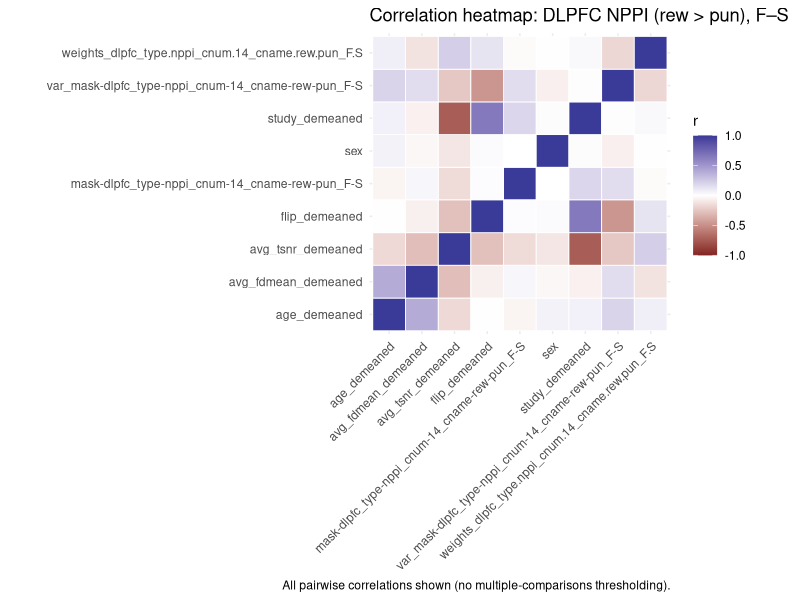
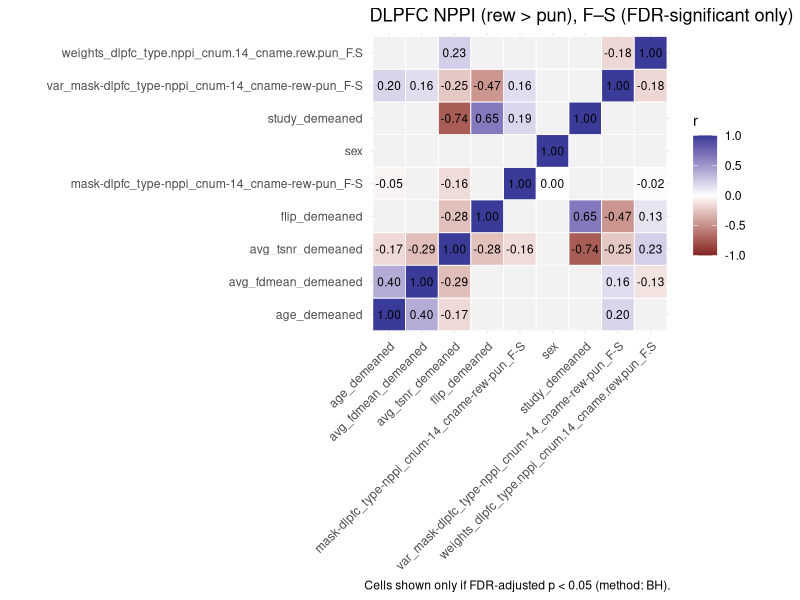
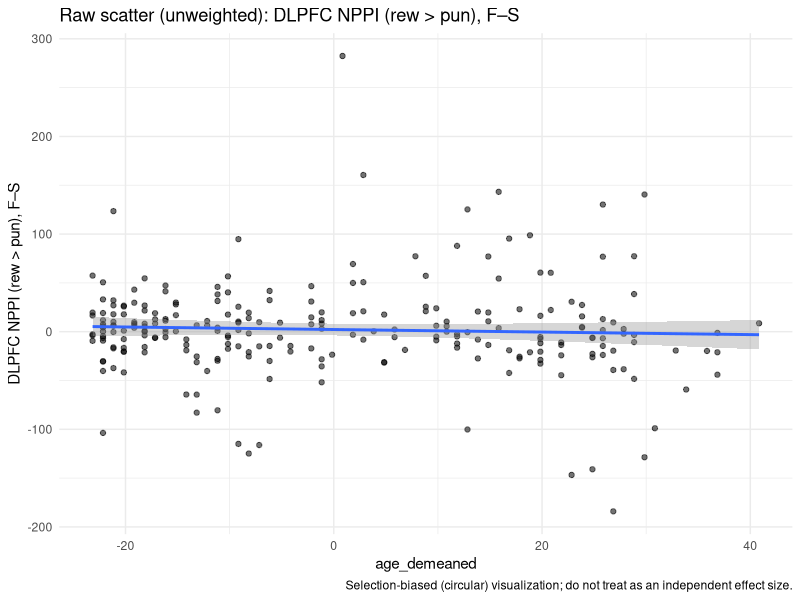
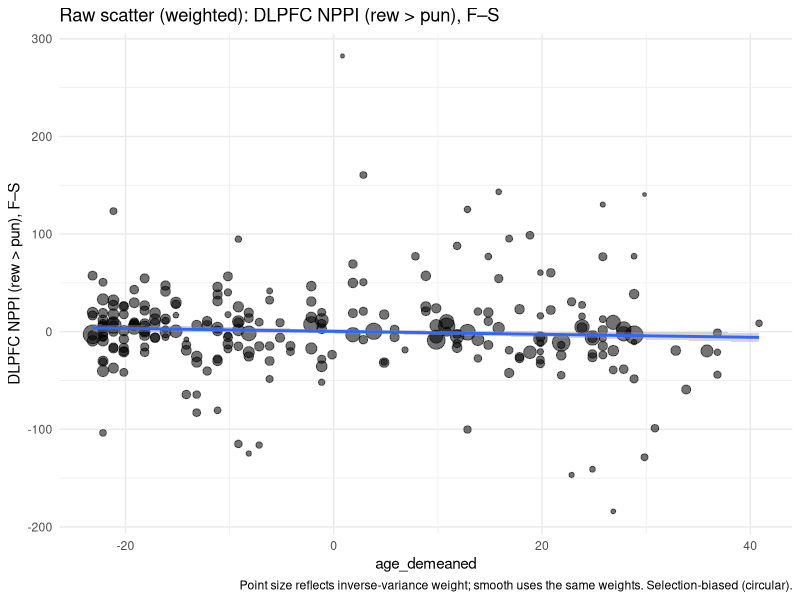
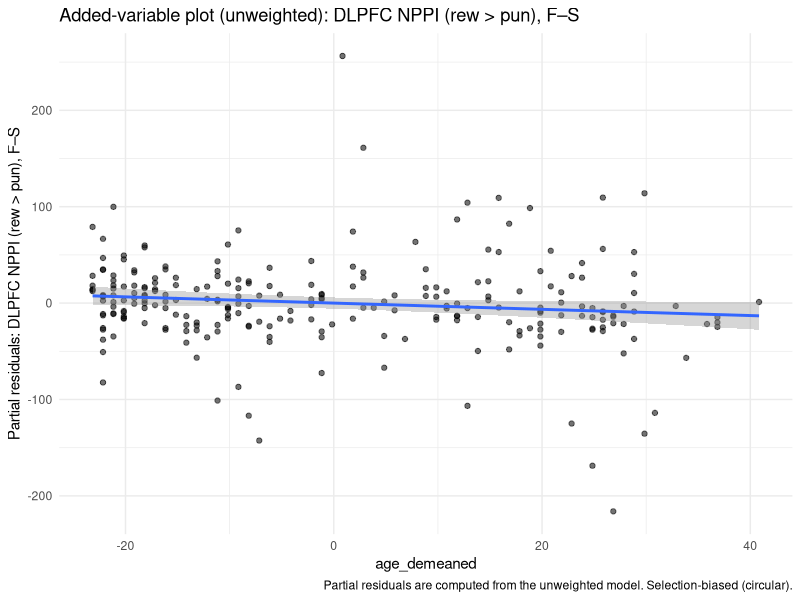
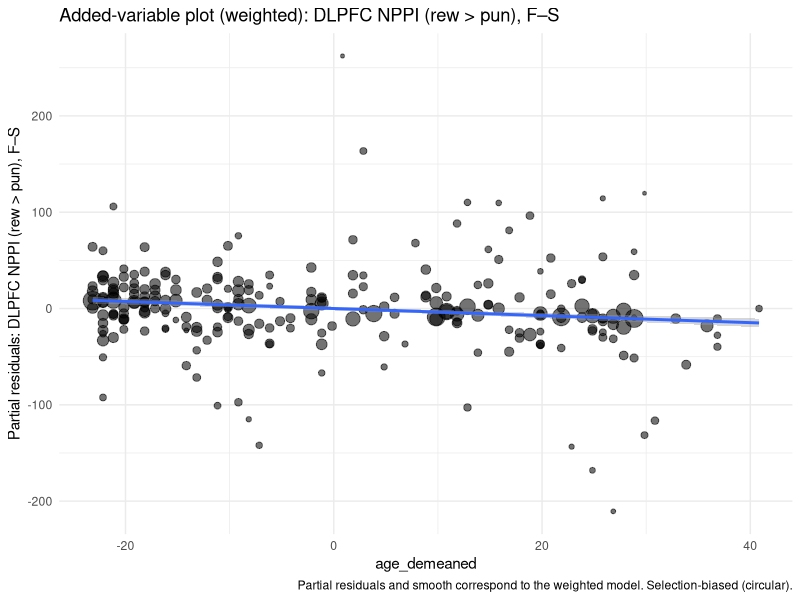
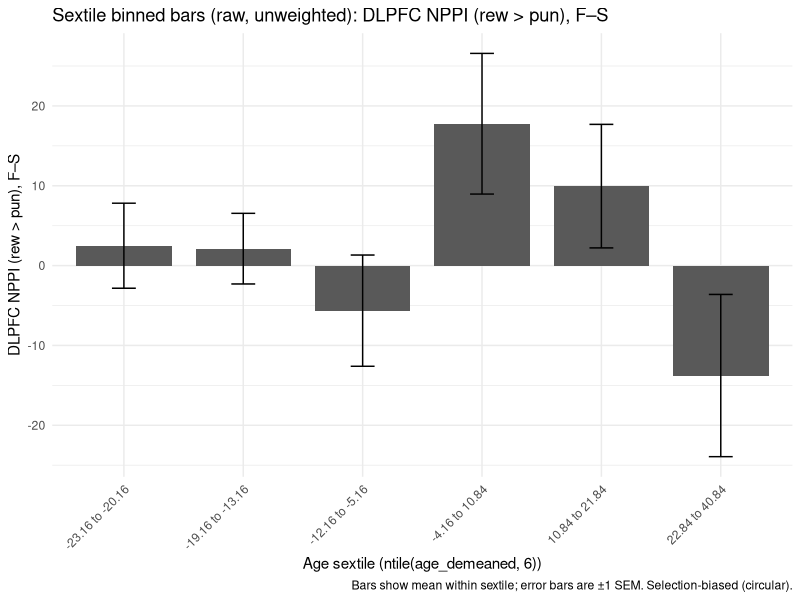
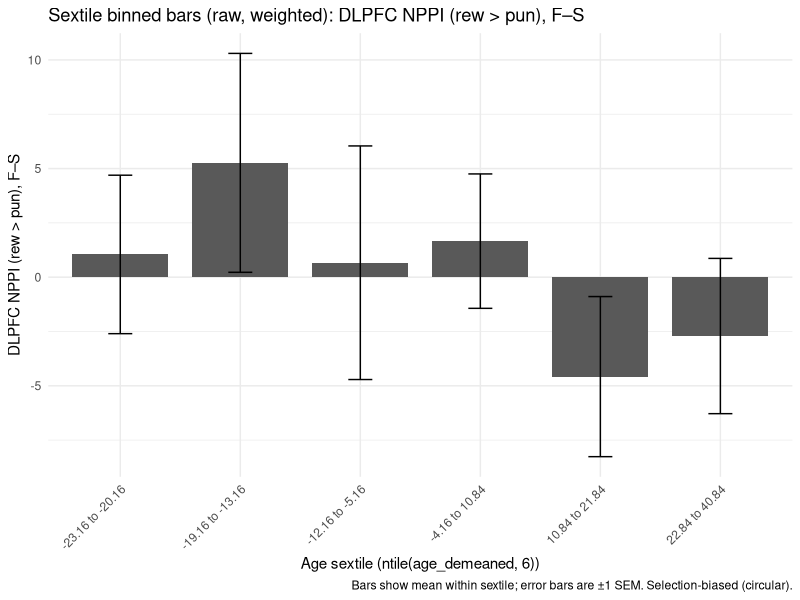

Reproduce these figures in R, in order.
## ---- chunk 1
knitr::opts_chunk$set(
  echo = TRUE,
  warning = FALSE,
  message = FALSE,
  fig.width = 7,
  fig.height = 5
)
## ---- chunk 2
packages <- c(
  "dplyr",
  "ggplot2",
  "readr",
  "tibble"
)

# Install missing packages (comment out if you prefer not to install during knitting)
installed <- rownames(installed.packages())
for (pkg in packages) {
  if (!pkg %in% installed) {
    install.packages(pkg, repos = "https://cloud.r-project.org")
  }
}

# Load packages
invisible(lapply(packages, library, character.only = TRUE))
## ---- chunk 3
# Read the combined CSV file
# (If you knit from a different directory, consider using an absolute path or `here::here()`.)
df <- readr::read_csv("extractions-retest-copy.csv", show_col_types = FALSE)

# Quick sanity checks
stopifnot(is.data.frame(df))
## ---- chunk 4
# Inverse-variance weights with a floor to prevent infinite / extreme weights
make_invvar_weights <- function(var_vec, var_floor = 1e-6) {
  1 / pmax(var_vec, var_floor)
}

# Print a compact weight diagnostic (useful when plots "don't look right")
summarize_weights <- function(w) {
  tibble::tibble(
    n = length(w),
    n_nonfinite = sum(!is.finite(w)),
    min = min(w, na.rm = TRUE),
    p01 = as.numeric(stats::quantile(w, 0.01, na.rm = TRUE)),
    p05 = as.numeric(stats::quantile(w, 0.05, na.rm = TRUE)),
    median = stats::median(w, na.rm = TRUE),
    p95 = as.numeric(stats::quantile(w, 0.95, na.rm = TRUE)),
    p99 = as.numeric(stats::quantile(w, 0.99, na.rm = TRUE)),
    max = max(w, na.rm = TRUE)
  )
}

# Partial residual (added-variable style) for age_demeaned from a fitted lm()
partial_residual_age <- function(model, df, x = "age_demeaned") {
  b <- coef(model)[[x]]
  stats::residuals(model) + b * df[[x]]
}

# Raw scatter: unweighted fit
plot_scatter_raw_unweighted <- function(df, outcome_col, outcome_label) {
  ggplot(df, aes(x = age_demeaned, y = .data[[outcome_col]])) +
    geom_point(alpha = 0.55) +
    geom_smooth(method = "lm", se = TRUE) +
    theme_minimal() +
    labs(
      x = "age_demeaned",
      y = outcome_label,
      title = paste0("Raw scatter (unweighted): ", outcome_label),
      caption = "Selection-biased (circular) visualization; do not treat as an independent effect size."
    )
}

# Raw scatter: weighted fit + point size reflects weights
plot_scatter_raw_weighted <- function(df, outcome_col, weight_col, outcome_label) {
  ggplot(df, aes(x = age_demeaned, y = .data[[outcome_col]])) +
    geom_point(aes(size = sqrt(.data[[weight_col]])), alpha = 0.55) +
    geom_smooth(aes(weight = .data[[weight_col]]), method = "lm", se = TRUE) +
    scale_size_continuous(guide = "none") +
    theme_minimal() +
    labs(
      x = "age_demeaned",
      y = outcome_label,
      title = paste0("Raw scatter (weighted): ", outcome_label),
      caption = "Point size reflects inverse-variance weight; smooth uses the same weights. Selection-biased (circular)."
    )
}

# Added-variable (partial residual) scatter: unweighted
plot_added_variable_unweighted <- function(model_unw, df, outcome_label) {
  pr <- partial_residual_age(model_unw, df)

  ggplot(tibble::tibble(age_demeaned = df$age_demeaned, pr = pr),
         aes(x = age_demeaned, y = pr)) +
    geom_point(alpha = 0.55) +
    geom_smooth(method = "lm", se = TRUE) +
    theme_minimal() +
    labs(
      x = "age_demeaned",
      y = paste0("Partial residuals: ", outcome_label),
      title = paste0("Added-variable plot (unweighted): ", outcome_label),
      caption = "Partial residuals are computed from the unweighted model. Selection-biased (circular)."
    )
}

# Added-variable (partial residual) scatter: weighted
plot_added_variable_weighted <- function(model_w, df, weight_col, outcome_label) {
  pr <- partial_residual_age(model_w, df)

  ggplot(tibble::tibble(age_demeaned = df$age_demeaned, pr = pr, w = df[[weight_col]]),
         aes(x = age_demeaned, y = pr)) +
    geom_point(aes(size = sqrt(w)), alpha = 0.55) +
    geom_smooth(aes(weight = w), method = "lm", se = TRUE) +
    scale_size_continuous(guide = "none") +
    theme_minimal() +
    labs(
      x = "age_demeaned",
      y = paste0("Partial residuals: ", outcome_label),
      title = paste0("Added-variable plot (weighted): ", outcome_label),
      caption = "Partial residuals and smooth correspond to the weighted model. Selection-biased (circular)."
    )
}


# Correlation heatmap for a set of variables (coerces factors to numeric codes)
plot_corr_heatmap <- function(df,
                             cols,
                             title = "Correlation heatmap",
                             alpha = 0.05,
                             adjust_method = "BH",
                             threshold = TRUE,
                             show_numbers = c("significant", "none", "all")) {

  show_numbers <- match.arg(show_numbers)

  dat <- df[, cols, drop = FALSE]

  # Coerce non-numeric to numeric (factors -> integer codes; characters -> factor -> codes)
  for (nm in names(dat)) {
    if (!is.numeric(dat[[nm]])) {
      dat[[nm]] <- as.numeric(as.factor(dat[[nm]]))
    }
  }

  k <- ncol(dat)
  rn <- colnames(dat)

  r <- matrix(NA_real_, k, k, dimnames = list(rn, rn))
  p <- matrix(NA_real_, k, k, dimnames = list(rn, rn))
  n <- matrix(NA_integer_, k, k, dimnames = list(rn, rn))

  for (i in seq_len(k)) {
    for (j in i:k) {
      ok <- stats::complete.cases(dat[[i]], dat[[j]])
      nij <- sum(ok)
      n[i, j] <- nij
      n[j, i] <- nij

      if (nij >= 3) {
        rij <- stats::cor(dat[[i]][ok], dat[[j]][ok])
        r[i, j] <- rij
        r[j, i] <- rij

        if (i == j) {
          p[i, j] <- NA_real_
          p[j, i] <- NA_real_
        } else {
          tval <- rij * sqrt((nij - 2) / (1 - rij^2))
          pij <- 2 * stats::pt(-abs(tval), df = nij - 2)
          p[i, j] <- pij
          p[j, i] <- pij
        }
      }
    }
  }

  # Multiple-comparisons correction across unique off-diagonal pairs
  p_adj <- p
  upper_idx <- which(upper.tri(p), arr.ind = TRUE)
  p_vec <- p[upper_idx]
  keep <- is.finite(p_vec)
  p_vec_adj <- rep(NA_real_, length(p_vec))
  p_vec_adj[keep] <- stats::p.adjust(p_vec[keep], method = adjust_method)

  # Fill symmetric adjusted p-values
  p_adj[upper_idx] <- p_vec_adj
  p_adj[t(upper_idx)] <- p_vec_adj

  # Long format for plotting
  long <- expand.grid(Var1 = rn, Var2 = rn, stringsAsFactors = FALSE)
  long$r <- as.vector(r[cbind(match(long$Var1, rn), match(long$Var2, rn))])
  long$p_adj <- as.vector(p_adj[cbind(match(long$Var1, rn), match(long$Var2, rn))])
  long$sig <- is.finite(long$p_adj) & (long$p_adj < alpha)

  # Keep diagonal always visible
  diag_mask <- long$Var1 == long$Var2
  long$r_plot <- ifelse(diag_mask, 1, long$r)

  if (threshold) {
    long$r_plot <- ifelse(diag_mask | long$sig, long$r_plot, NA_real_)
  }

  if (show_numbers == "none") {
    long$lab <- ""
  } else if (show_numbers == "all") {
    long$lab <- ifelse(is.finite(long$r), sprintf("%.2f", long$r), "")
    long$lab <- ifelse(diag_mask, "1.00", long$lab)
  } else { # significant
    long$lab <- ifelse(diag_mask | long$sig, sprintf("%.2f", long$r_plot), "")
  }

  ggplot(long, aes(x = Var1, y = Var2, fill = r_plot)) +
    geom_tile(color = "white", linewidth = 0.3) +
    geom_text(aes(label = lab), size = 3) +
    coord_fixed() +
    scale_fill_gradient2(
      limits = c(-1, 1),
      midpoint = 0,
      na.value = "grey95"
    ) +
    theme_minimal() +
    theme(axis.text.x = element_text(angle = 45, hjust = 1)) +
    labs(
      title = title,
      x = NULL,
      y = NULL,
      fill = "r",
      caption = if (threshold) {
        paste0("Cells shown only if FDR-adjusted p < ", alpha, " (method: ", adjust_method, ").")
      } else {
        "All pairwise correlations shown (no multiple-comparisons thresholding)."
      }
    )
}

# ---- Sextile (6-bin) summaries + bar plots ----

# Weighted mean / SE for descriptive summaries.
# Uses an effective sample size (n_eff) and an unbiased-ish weighted variance.
wtd_mean_se <- function(y, w) {
  ok <- is.finite(y) & is.finite(w) & (w > 0)
  y <- y[ok]; w <- w[ok]

  if (length(y) == 0) return(list(mean = NA_real_, se = NA_real_, n = 0))

  mu <- sum(w * y) / sum(w)
  sw <- sum(w)
  sw2 <- sum(w^2)
  n_eff <- if (sw2 > 0) (sw^2 / sw2) else length(y)

  # Denominator for an unbiased-ish weighted variance
  den <- sw - (sw2 / sw)
  v <- if (den > 0) sum(w * (y - mu)^2) / den else NA_real_
  se <- if (is.finite(v) && n_eff > 1) sqrt(v / n_eff) else NA_real_

  list(mean = mu, se = se, n = length(y))
}

summarize_sextiles <- function(df, y, series_label, w = NULL, x = "age_demeaned", n_bins = 6) {
  tmp <- tibble::tibble(x = df[[x]], y = y)
  tmp <- tmp %>%
    dplyr::filter(is.finite(x), is.finite(y)) %>%
    dplyr::mutate(bin = dplyr::ntile(x, n_bins))

  if (is.null(w)) {
    tmp %>%
      dplyr::group_by(bin) %>%
      dplyr::summarise(
        n = dplyr::n(),
        age_min = min(x),
        age_max = max(x),
        x_mean = mean(x),
        y_mean = mean(y),
        y_se = stats::sd(y) / sqrt(n),   # SEM
        .groups = "drop"
      ) %>%
      dplyr::mutate(
        series = series_label,
        bin_label = paste0(round(age_min, 2), " to ", round(age_max, 2))
      )
  } else {
    # Align weights to the same finite rows used above
    ok <- is.finite(df[[x]]) & is.finite(y) & is.finite(w) & (w > 0)
    tmp <- tibble::tibble(x = df[[x]][ok], y = y[ok], w = w[ok]) %>%
      dplyr::mutate(bin = dplyr::ntile(x, n_bins))

    tmp %>%
      dplyr::group_by(bin) %>%
      dplyr::summarise(
        n = dplyr::n(),
        age_min = min(x),
        age_max = max(x),
        x_mean = mean(x),
        y_mean = sum(w * y) / sum(w),
        y_se = sqrt(1 / sum(w)),         # SEM for inverse-variance weighted mean
        .groups = "drop"
      ) %>%
      dplyr::mutate(
        series = series_label,
        bin_label = paste0(round(age_min, 2), " to ", round(age_max, 2))
      )
  }
}


plot_sextile_bars <- function(summary_df, outcome_label, title_prefix) {
  # Expect summary_df to contain: bin (1-6), bin_label, y_mean, y_se
  summary_df$bin <- factor(summary_df$bin, levels = 1:6)

  # Use bin_label for x-axis labels (age ranges within each sextile)
  bin_labels <- summary_df %>%
    dplyr::distinct(bin, bin_label) %>%
    dplyr::arrange(bin)

  ggplot(summary_df, aes(x = bin, y = y_mean)) +
    geom_col(width = 0.8) +
    geom_errorbar(aes(ymin = y_mean - y_se, ymax = y_mean + y_se), width = 0.2) +
    scale_x_discrete(labels = bin_labels$bin_label) +
    theme_minimal() +
    theme(axis.text.x = element_text(angle = 45, hjust = 1)) +
    labs(
      x = "Age sextile (ntile(age_demeaned, 6))",
      y = outcome_label,
      title = paste0(title_prefix, ": ", outcome_label),
      caption = "Bars show mean within sextile; error bars are ±1 SEM. Selection-biased (circular)."
    )
}

## ---- chunk 5
# ---- DLPFC model (robust to name-repair on import) ----
# We expect readr::read_csv() may "repair" duplicate column names by appending ...1, ...2, etc.
# This helper finds the single best-matching column name in df.

find_one_col <- function(pattern, df_names = names(df)) {
  hits <- grep(pattern, df_names, value = TRUE)
  if (length(hits) == 1) return(hits)
  if (length(hits) == 0) stop(paste0("No columns match pattern: ", pattern))
  stop(paste0("Multiple columns match pattern: ", pattern, "
", paste(hits, collapse = "
")))
}

# Match either exact name OR name with readr's ...<n> suffix.
# Allow either "." or "-" as the separator because some exports use hyphens.
outcome_dlpfc <- find_one_col("^mask[.-]dlpfc_type[.-]nppi_cnum[.-]14_cname[.-]rew[.-]pun_F[.-]S([.]{3}[0-9]+)?$")
var_dlpfc     <- find_one_col("^var_mask[.-]dlpfc_type[.-]nppi_cnum[.-]14_cname[.-]rew[.-]pun_F[.-]S([.]{3}[0-9]+)?$")
w_dlpfc       <- "weights_dlpfc_type.nppi_cnum.14_cname.rew.pun_F.S"

# Confirm required columns exist (now using detected names)
needed <- c(outcome_dlpfc, var_dlpfc,
            "age_demeaned", "sex", "avg_tsnr_demeaned", "avg_fdmean_demeaned",
            "flip_demeaned", "study_demeaned")
missing <- setdiff(needed, names(df))
if (length(missing) > 0) stop(paste("Missing required columns:", paste(missing, collapse = ", ")))

# If sex is coded numerically but should be categorical, convert to factor.
# (Comment out if you are sure you want a linear numeric effect.)
if (!is.factor(df$sex)) {
  u <- sort(unique(df$sex))
  if (length(u) <= 4) df$sex <- factor(df$sex)
}

# Create inverse-variance weights with a small floor (prevents Inf weights if variance is ~0)
df[[w_dlpfc]] <- make_invvar_weights(df[[var_dlpfc]], var_floor = 1e-6)

# Weight diagnostics (helpful if a few observations dominate)
print(summarize_weights(df[[w_dlpfc]]))
# Fit model EXACTLY as specified, but with the detected outcome column name
fml_dlpfc <- as.formula(sprintf(
  "`%s` ~ age_demeaned + sex + avg_tsnr_demeaned + avg_fdmean_demeaned + flip_demeaned + study_demeaned",
  outcome_dlpfc
))

# Weighted and unweighted versions (for side-by-side plots)
model2_w   <- lm(fml_dlpfc, data = df, weights = df[[w_dlpfc]])
model2_unw <- lm(fml_dlpfc, data = df)

summary(model2_w)
summary(model2_unw)
## ---- chunk 6
label_dlpfc <- "DLPFC NPPI (rew > pun), F–S"

# 0) Correlation heatmap among outcome + predictors (+ variance + weight)
# 0a) Correlation heatmap (all correlations; no cell labels)
plot_corr_heatmap(
  df,
  cols = c(outcome_dlpfc, "age_demeaned", "sex", "avg_tsnr_demeaned", "avg_fdmean_demeaned",
           "flip_demeaned", "study_demeaned", var_dlpfc, w_dlpfc),
  title = paste0("Correlation heatmap: ", label_dlpfc),
  threshold = FALSE,
  show_numbers = "none"
)

# 0b) Correlation heatmap (FDR-significant only; labels shown for significant cells)
plot_corr_heatmap(
  df,
  cols = c(outcome_dlpfc, "age_demeaned", "sex", "avg_tsnr_demeaned", "avg_fdmean_demeaned",
           "flip_demeaned", "study_demeaned", var_dlpfc, w_dlpfc),
  title = paste0(label_dlpfc, " (FDR-significant only)"),
  threshold = TRUE,
  show_numbers = "significant"
)

# 1) Raw scatter: unweighted vs weighted
plot_scatter_raw_unweighted(df, outcome_dlpfc, label_dlpfc)
plot_scatter_raw_weighted(df, outcome_dlpfc, w_dlpfc, label_dlpfc)

# 2) Added-variable (partial residual) plots: unweighted vs weighted
plot_added_variable_unweighted(model2_unw, df, label_dlpfc)
plot_added_variable_weighted(model2_w, df, w_dlpfc, label_dlpfc)

# 3) Bar plots with age binned into sextiles (6 equal bins)

# 3a) Raw outcome bars (unweighted and weighted shown separately)
sum_raw_unw <- summarize_sextiles(df, y = df[[outcome_dlpfc]], series_label = "Unweighted mean")
plot_sextile_bars(sum_raw_unw, outcome_label = label_dlpfc, title_prefix = "Sextile binned bars (raw, unweighted)")

sum_raw_w <- summarize_sextiles(df, y = df[[outcome_dlpfc]], series_label = "Weighted mean", w = df[[w_dlpfc]])
plot_sextile_bars(sum_raw_w, outcome_label = label_dlpfc, title_prefix = "Sextile binned bars (raw, weighted)")

# 3b) Added-variable outcome (partial residuals differ for weighted vs unweighted models)
pr_unw <- partial_residual_age(model2_unw, df)
pr_w   <- partial_residual_age(model2_w, df)

sum_pr_unw <- summarize_sextiles(df, y = pr_unw, series_label = "Unweighted model PR")
plot_sextile_bars(sum_pr_unw, outcome_label = paste0("Partial residuals: ", label_dlpfc),
                  title_prefix = "Sextile binned bars (added-variable, unweighted)")

sum_pr_w <- summarize_sextiles(df, y = pr_w, series_label = "Weighted model PR", w = df[[w_dlpfc]])
plot_sextile_bars(sum_pr_w, outcome_label = paste0("Partial residuals: ", label_dlpfc),
                  title_prefix = "Sextile binned bars (added-variable, weighted)")
## ---- chunk 7
# ---- MTG model (robust to name-repair on import) ----
outcome_mtg <- find_one_col("^mask[.-]mtg_type[.-]act_cnum[.-]17_cname[.-]rew_F[.-]S[.-]txt([.]{3}[0-9]+)?$")
var_mtg     <- find_one_col("^var_mask[.-]mtg_type[.-]act_cnum[.-]17_cname[.-]rew_F[.-]S[.-]txt([.]{3}[0-9]+)?$")
w_mtg       <- "weights_mtg_type.act_cnum.17_cname.rew_F.S.txt"

needed_mtg <- c(outcome_mtg, var_mtg,
                "age_demeaned", "sex", "avg_tsnr_demeaned", "avg_fdmean_demeaned",
                "flip_demeaned", "study_demeaned")
missing_mtg <- setdiff(needed_mtg, names(df))
if (length(missing_mtg) > 0) stop(paste("Missing required columns:", paste(missing_mtg, collapse = ", ")))

df[[w_mtg]] <- make_invvar_weights(df[[var_mtg]], var_floor = 1e-6)
print(summarize_weights(df[[w_mtg]]))
fml_mtg <- as.formula(sprintf(
  "`%s` ~ age_demeaned + sex + avg_tsnr_demeaned + avg_fdmean_demeaned + flip_demeaned + study_demeaned",
  outcome_mtg
))

model3_w   <- lm(fml_mtg, data = df, weights = df[[w_mtg]])
model3_unw <- lm(fml_mtg, data = df)

summary(model3_w)
summary(model3_unw)
## ---- chunk 8
label_mtg <- "MTG ACT (rew), F–S"

# 0) Correlation heatmap among outcome + predictors (+ variance + weight)
# 0a) Correlation heatmap (all correlations; no cell labels)
plot_corr_heatmap(
  df,
  cols = c(outcome_mtg, "age_demeaned", "sex", "avg_tsnr_demeaned", "avg_fdmean_demeaned",
           "flip_demeaned", "study_demeaned", var_mtg, w_mtg),
  title = paste0("Correlation heatmap: ", label_mtg),
  threshold = FALSE,
  show_numbers = "none"
)

# 0b) Correlation heatmap (FDR-significant only; labels shown for significant cells)
plot_corr_heatmap(
  df,
  cols = c(outcome_mtg, "age_demeaned", "sex", "avg_tsnr_demeaned", "avg_fdmean_demeaned",
           "flip_demeaned", "study_demeaned", var_mtg, w_mtg),
  title = paste0(label_mtg, " (FDR-significant only)"),
  threshold = TRUE,
  show_numbers = "significant"
)

# 1) Raw scatter: unweighted vs weighted
plot_scatter_raw_unweighted(df, outcome_mtg, label_mtg)
plot_scatter_raw_weighted(df, outcome_mtg, w_mtg, label_mtg)

# 2) Added-variable (partial residual) plots: unweighted vs weighted
plot_added_variable_unweighted(model3_unw, df, label_mtg)
plot_added_variable_weighted(model3_w, df, w_mtg, label_mtg)

# 3) Bar plots with age binned into sextiles (6 equal bins)

# 3a) Raw outcome bars (unweighted and weighted shown separately)
sum_raw_unw <- summarize_sextiles(df, y = df[[outcome_mtg]], series_label = "Unweighted mean")
plot_sextile_bars(sum_raw_unw, outcome_label = label_mtg, title_prefix = "Sextile binned bars (raw, unweighted)")

sum_raw_w <- summarize_sextiles(df, y = df[[outcome_mtg]], series_label = "Weighted mean", w = df[[w_mtg]])
plot_sextile_bars(sum_raw_w, outcome_label = label_mtg, title_prefix = "Sextile binned bars (raw, weighted)")

# 3b) Added-variable outcome (partial residuals differ for weighted vs unweighted models)
pr_unw <- partial_residual_age(model3_unw, df)
pr_w   <- partial_residual_age(model3_w, df)

sum_pr_unw <- summarize_sextiles(df, y = pr_unw, series_label = "Unweighted model PR")
plot_sextile_bars(sum_pr_unw, outcome_label = paste0("Partial residuals: ", label_mtg),
                  title_prefix = "Sextile binned bars (added-variable, unweighted)")

sum_pr_w <- summarize_sextiles(df, y = pr_w, series_label = "Weighted model PR", w = df[[w_mtg]])
plot_sextile_bars(sum_pr_w, outcome_label = paste0("Partial residuals: ", label_mtg),
                  title_prefix = "Sextile binned bars (added-variable, weighted)")
## ---- chunk 9
sessionInfo()
